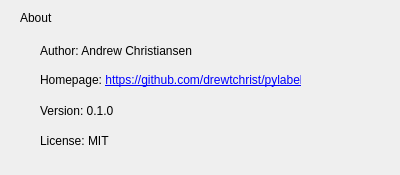
<?xml version="1.0" encoding="UTF-8"?>
<ui version="4.0">
 <class>aboutDialog</class>
 <widget class="QWidget" name="aboutDialog">
  <property name="geometry">
   <rect>
    <x>0</x>
    <y>0</y>
    <width>400</width>
    <height>175</height>
   </rect>
  </property>
  <property name="windowTitle">
   <string>About</string>
  </property>
  <widget class="QLabel" name="label">
   <property name="geometry">
    <rect>
     <x>20</x>
     <y>10</y>
     <width>51</width>
     <height>16</height>
    </rect>
   </property>
   <property name="text">
    <string>About</string>
   </property>
  </widget>
  <widget class="QLabel" name="label_2">
   <property name="geometry">
    <rect>
     <x>40</x>
     <y>40</y>
     <width>201</width>
     <height>21</height>
    </rect>
   </property>
   <property name="text">
    <string>Author: Andrew Christiansen</string>
   </property>
  </widget>
  <widget class="QLabel" name="label_3">
   <property name="geometry">
    <rect>
     <x>40</x>
     <y>70</y>
     <width>261</width>
     <height>21</height>
    </rect>
   </property>
   <property name="text">
    <string>Homepage: &lt;a href=&quot;https://github.com/drewtchrist/pylabeler&quot;&gt;https://github.com/drewtchrist/pylabeler&lt;/a&gt;</string>
   </property>
   <property name="openExternalLinks">
    <bool>true</bool>
   </property>
  </widget>
  <widget class="QLabel" name="label_4">
   <property name="geometry">
    <rect>
     <x>40</x>
     <y>100</y>
     <width>91</width>
     <height>21</height>
    </rect>
   </property>
   <property name="text">
    <string>Version: 0.1.0</string>
   </property>
  </widget>
  <widget class="QLabel" name="label_5">
   <property name="geometry">
    <rect>
     <x>40</x>
     <y>130</y>
     <width>91</width>
     <height>21</height>
    </rect>
   </property>
   <property name="text">
    <string>License: MIT</string>
   </property>
  </widget>
 </widget>
 <resources/>
 <connections/>
</ui>
